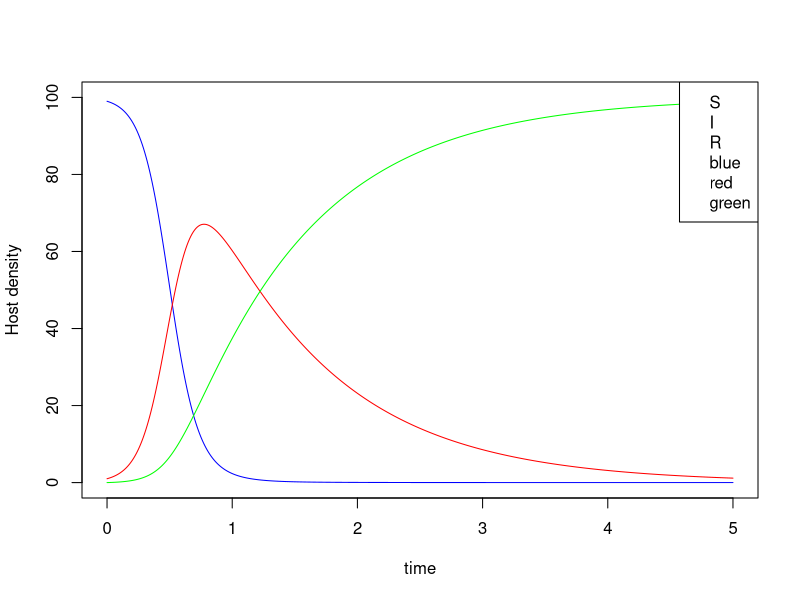

Here is the R script that generated this plot: (Note: this script raises an error after producing the figure.)
## ---- chunk 1
knitr::opts_chunk$set(echo = TRUE)
## ---- chunk 2
## Vectors ##

#vector is a 1D array of numbers
x <- c(1,5,7)
x

# : used to generate a sequence of numbers
x<- 1:10
x

# replicate/repeat
# rep(vector, replication)
rep(1:3,2)

# repeat numbers sequentially
rep(1:3, c(2,2,2))

# y is scalar added to each element of x
x<-c(1:10)
y<-2
x+y

# multiplication of two vectors
x <-c(2,4,7)
y <-c(1,2,3)
x*y

# logical operators 
a =c(TRUE,TRUE,FALSE)
b =c(TRUE,TRUE,TRUE)
a&b

#length of vector
length(a)

# [] used to indenitfy elements of vectors
x[1] #first element of x
x[length(x)] # last element of x

# exclude elements of a vector
a <- c(5,7,9,8)
b <- a[-2]
b

# logical expresions, when expression is TRUE
x[x<5] # gives which instances are < 5 in vector x
x<5 # gives TRUE/FALSE

## Arrays and Matrices ##

# arrays and matrices are not 1D, they have dimensions

# dim() retrieve or set the dimensions of an object
x <- c(1:10)
x
dim(x) # NULL cause it's a vector

dim(x) <- c(1,10) # row,column
x

# Array

x <- array(1:20, dim = c(4,5))
x

# Matrices
# Matrices are arrayas with only 2 dimensions. Need to provide a vectir containing elements of the matrx, specify either number of row/columns of matrix
M <- matrix(1:6, nrow = 2)
M

M <- matrix(1:6, ncol = 3)
M

# typically fills matrix column by column
# if you want to fill matrix row by row
M <- matrix(1:6, ncol = 3, byrow = TRUE)
M

# to obtain the transpose of matrix (i.e. flip it)
t(M)

# add/subtract two matrices/vectors which have same # of rows/columns
A <- matrix(1:9, ncol = 3)
B <- matrix(c(5,2,1,4,7,2,8,9,3), ncol = 3)

A + B
A - B

# multiply two matrixes with compatible dimensions
# %*% matrix multiplication operator
A %*% B

# just * doesn't multiply the same way
A * B

# multiple two vectors to get their scalar (inner) product, we use the same %*% operator
a <- c(1,4,7,2)
b <- c(3,1,2,0)
a%*%b

# create identity matrix for a desired dimension
I <-diag(5)
I

# find determinant of sqaure matrix M, use determinant function det(M)
M <- c(2,1,1,2)
dim(M) <- c(2,2)
M
det(M)

# to obtain the inverse of M ^-1 of an invertible square matrix M, we use to the solve function, solve(M)
Minv <- solve(M)
Minv

# matrix multiplied by its inverse should equal the Identity matrix
M %*% Minv

# if matrix is singular (not invertible)
S <- c(1,2,2,4)
dim(S) <- c(2,2)
S

det(S)

# to get eigenvalues and eigenvectors of a matrix M, use eigen(M)
M <- c(2,1,1,2)
dim(M) <- c(2,2)
eigen(M)
## ---- chunk 3
# mean of an array
mean(1:8)

# sum
sum(c(4,5,2,3))

# function(argument)

## Defining a function

# generalized format

#myfun <- function(x, y, z) { # x,y,z are arguments
  #expression 1 # expressions are what you do to arguments
  #expression 2
  #expression n
  #output or return() or list() # last line what you want out of function 
# more than 1 object/number = list()
# returning something from middle of a function = return()
#}

# example

fahr_to_kelvin <- function(temp) {
  kelvin <- ((temp - 32) * (5/9)) + 273.15
  return(kelvin)
}

# 1. define 'fahr_to_kelvin' by assignining to the output of function
# 2. list of arguments within parantheses (temp)
# 3. { body of function}
# 4. {return statment to send a result back}
## ---- chunk 4
# need deSolve package
library(deSolve)

# use lsoda function in deSolve package
# lsoda solves initial value problems for (non) stiff of first-order ODEs
  # this means that we are supplying the state of the system at some point in time (e.g. initial conditoins at t = 0) and use equations that include only first derivatives (e.g. dS/dt)

# Two steps in obtaining numerical solutions to differential equations

  # step 1: write a function 'func' that calculates right hand side of differential euqations. 'func' must take as its first three argumetns the current time, current values of state variables, and vector containing the parameters values. It must also return a list whose elements the right hand sides of ODEs
    # func(t, y, vector) { list(item1, item2)}

# step 2: use lsoda to solve the system of ODEs

## Connuous-time SIR model ##

# 3 state varables (S, I, R)
# 2 parameters (beta, gamma)
# ODEs describes rate of change of state variables

# Step 1. Write function (time, statevariables, vector/params)

SIR.model <- function(t, x, params) {
  S = x[1]
  I = x[2]
  R = x[3]
  beta = params[1]
  gamma = params[2]
  
  dSdt = - beta*S*I
  dIdt = beta*S*I - gamma*I
  dRdt = gamma*I
  
  return(list(c(dSdt, dIdt, dRdt)))
}

# Step 2. Use lsoda function to use our SIR.model over in time to calculate numerical solution to the system of ODEs

# giving calculations at time = 5
current_time = 5 
current_state = c(1,2,3)
my_parameters = c(0.1,2)

SIR.model(current_time, current_state, my_parameters)

# giving calculations over time using lsoda

# lsoda(initial_values, times, function, parameters)

S0 = 99
I0 = 1
R0 = 0
initial_values = c(S0, I0, R0)

beta = 0.1 # per host per week
gamma = 1 # per week
parameters = c(beta, gamma)

# method uses adaptive time step
times = seq(0,5, by = 0.01)

results = lsoda(initial_values, times, SIR.model, parameters)
# name columns for easy identification
colnames(results) = c('time', 'S', 'I', 'R')

head(results)

# plot results with R's base plot
plot(results[, 'time'], results[,'S'], type = 'l', col = 'blue', xlab = 'time', ylab = 'Host density', ylim = c(0, S0 +1))
lines(results[, 'time'], results[,'I'], col = 'red')
lines(results[, 'time'], results[,'R'], col = 'green')
legend('topright', legend = c('S', 'I', 'R', fill = c('blue', 'red', 'green')))

# plot in ggplot
#library(ggplot2)
ggplot(data = NULL, aes( x = results[,'time'], y = results[,'S'], color = 'S')) + geom_line() +
  geom_line(data = NULL, aes( x = results[,'time'], y = results[,'I'], color = 'I')) +
  geom_line(data = NULL, aes( x = results[,'time'], y = results[,'R'], color = 'R')) +
  xlab('time (weeks)') + ylab('Host Density')


# to store output as a dataframe
initial_values = c(S = S0, I = I0, R = R0)
results = as.data.frame(lsoda(initial_values, times, SIR.model, parameters))
head(results)
## ---- chunk 5
# density-dependent transmission (gamma/beta = threshold density for pathogen invasion)

# deterministic version of the model, S never equals 0 but gets really small
# larger initial density of susceptible hosts, greater of fraction of hosts that become infected
# chain of transmission eventually breaks due to decline in infectives, not due to complete lack of susceptibles "epidemic burnout"

# illustrate this with a for loop

Tend = 100 # end time for simulations
times = seq(0, Tend, by = 1)

beta = 0.1
gamma = 1
parameters = c(beta, gamma)

# initial values
I0 = 1
R0 = 0

S0_all <- seq(1, 50, 0.1) # use a sequence of values for S0

S_longterm = rep(0, length(S0_all))
I_longterm = rep(0, length(S0_all))
R_longterm = rep(0, length(S0_all))

for (i in 1:length(S0_all)) { # loop through all values of S0
  initial_values = c(S0_all[i], I0, R0) # initial values of state variables
  
  results = lsoda(initial_values, times, SIR.model, parameters)
  
  # save only the final values of state variable
  S_longterm[i] = results[Tend+ 1,2]
  I_longterm[i] = results[Tend+ 1,3]
  R_longterm[i] = results[Tend+ 1,4]
}

# plot final vs. initial number of susceptibles
plot(S0_all, S_longterm, type = 'l', xlab = 'Initial density of Susceptibles, S0', ylab = 'density of susceptibles remaining',ylim = c(0,10))
lines(S0_all, S0_all, type = 'l', lty = 2, col = 'blue')
abline(v = gamma/beta, col = 'red')

# blue line has slope of 1, red line is threshold density of susceptibles for pathogen invasion


# plot fraction of susceptibles that survive as a function of the initial density of susceptibles

frac_susceptible = S_longterm/S0_all

plot(S0_all, frac_susceptible, type = 'l', xlab = 'initial density of Susceptibles', ylab = 'fraction of susceptibles remaining')


## ---- chunk 6
# for frequency dependent transmission, force of infectoin is proportional to the fraction of infected individuals

SIR.freqdep.model <- function(t, x, params) {
  S = x[1]
  I = x[2]
  R = x[3]
  beta = params[1]
  gamma = params[2]
  
  N = S + I +R
  
  dSdt = -beta*S*I/N
  dIdt = beta*S*I/N - gamma*I
  dRdt = gamma*I
  
  return(list(c(dSdt, dIdt, dRdt)))
}

S0 = 100
I0 = 1
R0 = 0
initial_values = c(S = S0, I = I0, R = R0)

beta = 3
gamma = 1
parameters = c(beta, gamma)

times = seq(0, 5, by = 0.01)

results.freqdep = as.data.frame(lsoda(initial_values, times, SIR.freqdep.model, parameters))
colnames(results.freqdep) = c('time', 'S', 'I', 'R')

plot(x = results.freqdep$time, y = results.freqdep$S, type = 'l', lwd = 2, xlab = 'time(weeks)', ylab = 'host density')
lines(x = results.freqdep$time, y = results.freqdep$I, col = 'green')
lines(x = results.freqdep$time, y = results.freqdep$R, col = 'blue')
legend('topright', legend = c('S', 'I', 'R'), lwd = 2, col = c('black', 'green', 'blue'), horiz = TRUE, cex = 0.7)

# there is no threshold density for pathogen invation for frequency-dependent transmission
